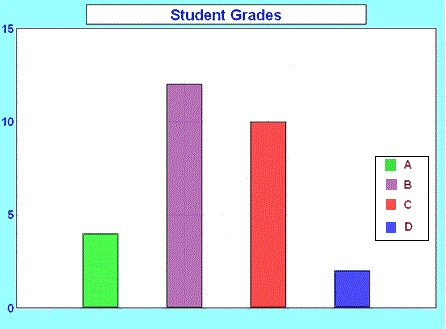
%> input picture Test Cases/Case 4/1.jpg, 446 x 329 px
$ octave solve.m   (GNU Octave 9; MATLAB toolbox functions it lacks are replaced by stand-ins)
%> lines starting %> are read from the running program, lines starting %| are printed output that depends on the picture; in (x1, y1, x2, y2) boxes, pixels count from 0 and x2, y2 are one past the last pixel; in counts of white or black regions, pixels touching at a corner belong together; the program's own positions count from 1
I = imread('1.jpg');
%> I is the input picture: size 329x446x3 uint8; mean R, G, B 224.8, 231.3, 234.3
block = legend(I);
% figure,imshow(I);
gray=rgb2gray(I);
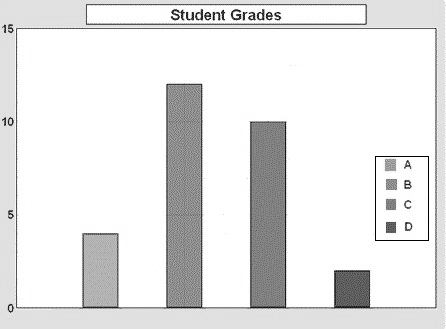
%> gray: size 329x446 uint8; min 0, max 255, mean 229.8
BW = edge(gray,'canny');
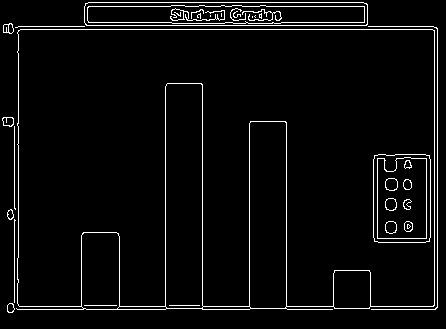
%> BW: size 329x446 logical; 4.1% white in thin lines or dots
se = strel('square', 8);
BW = imdilate(BW,se);
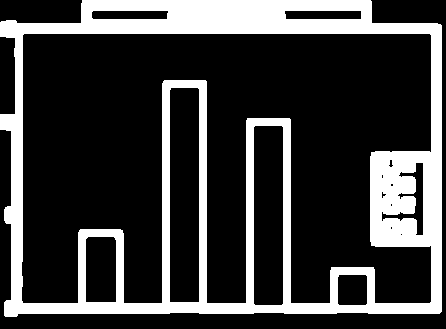
%> BW: size 329x446 logical; 24.2% white; 1 white region, box (x1, y1, x2, y2) and area: (0, 0, 442, 317) 35581
BW = ~BW;
[L, num] = bwlabel(BW);
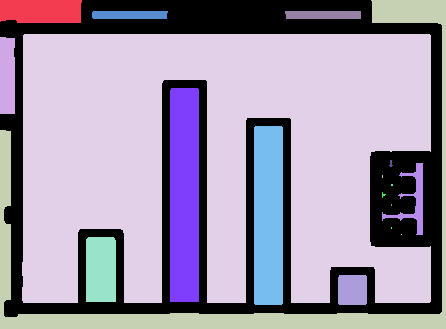
%> L: size 329x446 double; 19 distinct labels, from 0 to 18; one colour per label, 0 black
%> num = 18

RGB = label2rgb(L);
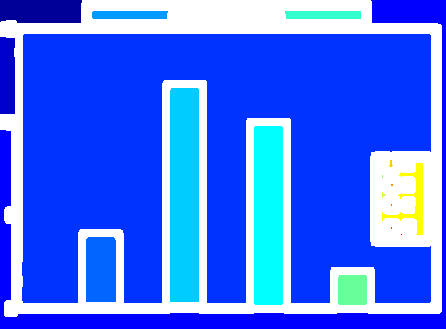
%> RGB: size 329x446x3 uint8; mean R, G, B 64, 113.4, 251.2
%     figure,imshow(RGB);
[H, W, ~] = size(I);
%> H = 329; W = 446
smallRatio = H*W*0.002;
%> smallRatio = 293.5
allColor=[];
carray=[];
countAll = 0;

rgbPoint=[];
for i=1:num
    x = uint8(L==i);
    f = sum(sum(x==1));
    if(f < smallRatio)
        continue;
    end
    d = zeros(size(I));
    d(:,:,1) = uint8(x).*I(:,:,1);
    d(:,:,2) = uint8(x).*I(:,:,2);
    d(:,:,3) = uint8(x).*I(:,:,3);
   d= uint8(d);
    [o, z, ~] = size(d);

%> (the run ends here)

$ run again, with Test Cases/Case 4/2.png saved as Test Cases/Case 4/1.jpg
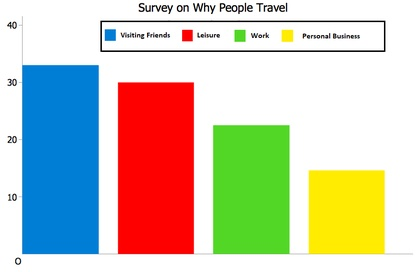
%> input picture Test Cases/Case 4/2.png, 420 x 272 px, shrunk from 874 x 566 before the run
%> I is the input picture: size 272x420x3 uint8; mean R, G, B 202.7, 200.2, 182.4
%> `[L, num] = bwlabel(BW);`:
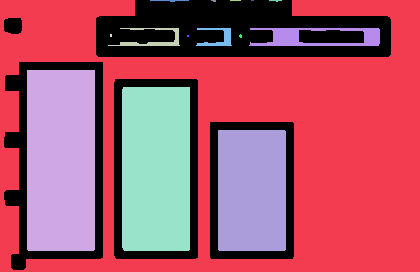
%> L: size 272x420 double; 16 distinct labels, from 0 to 15; one colour per label, 0 black
%> num = 15
